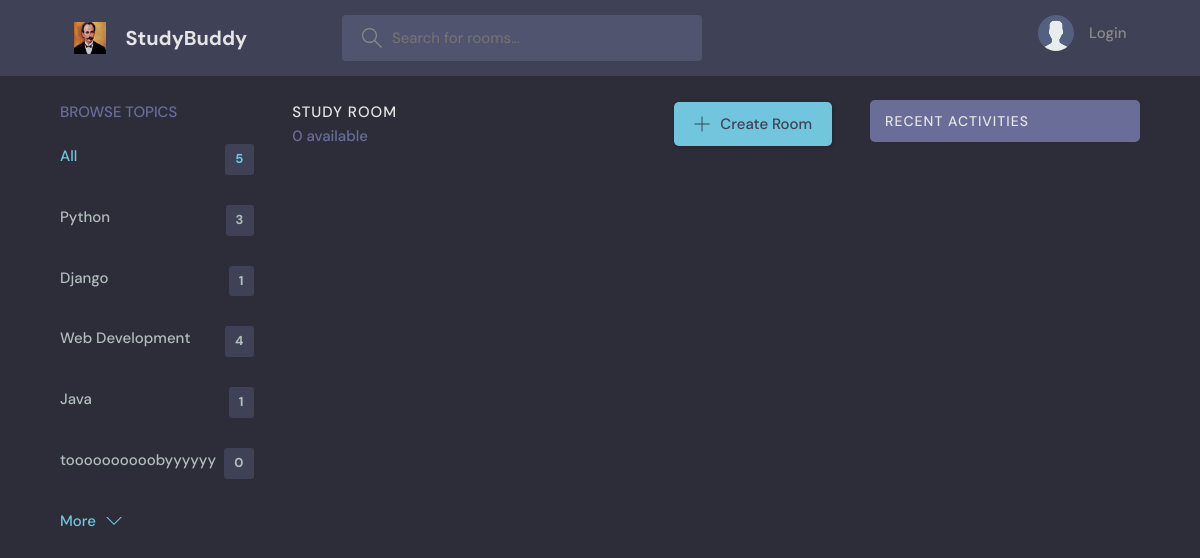
The app's page /?q=JavaScript, older data.
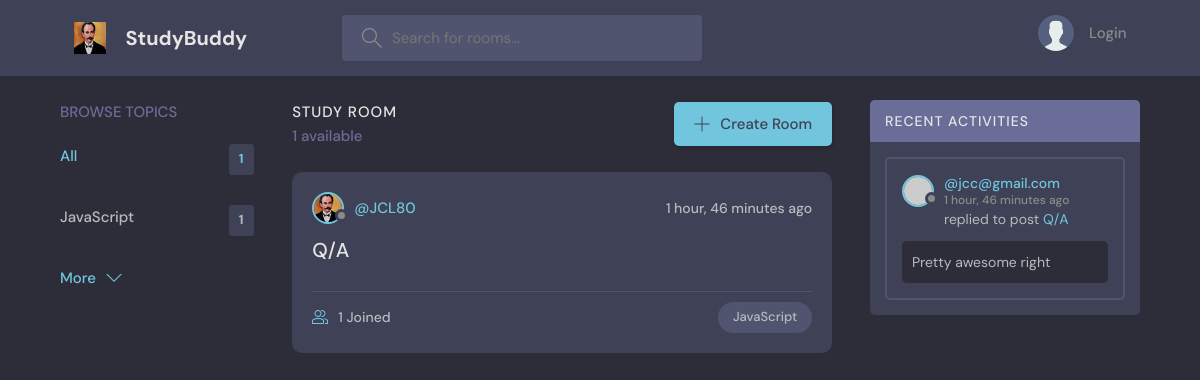
The same page, newer data.
### base/models.py (models this page shows, shortened)
class Topic(models.Model):
    name = models.CharField(max_length=200)

class Room(models.Model):
    host =  models.ForeignKey(User , on_delete=models.SET_NULL , null = True)
    topic = models.ForeignKey(Topic , on_delete=models.SET_NULL , null = True)
    name = models.CharField(max_length=200)
    description = models.TextField(null=True , blank=True)
    participants = models.ManyToManyField(User , related_name = 'participants' , blank = True)
    updated = models.DateTimeField(auto_now = True)
    created = models.DateTimeField(auto_now_add = True)
    class Meta:
        ordering = ['-updated' , 'created']
    def __str__(self):
        return self.name

class User(AbstractUser):
    name = models.CharField(max_length=200 , null = True)
    email = models.EmailField(unique = True , null = True)
    bio = models.TextField(null=True)
    avatar = models.ImageField(null = True , default = "avatar.svg")
    USERNAME_FIELD = 'email'
    REQUIRED_FIELDS = []

class Message(models.Model):
    user = models.ForeignKey(User , on_delete=models.CASCADE)
    room = models.ForeignKey(Room , on_delete=models.CASCADE)
    body = models.TextField()
    updated = models.DateTimeField(auto_now = True)
    created = models.DateTimeField(auto_now_add = True)
    class Meta:
        ordering = ['-updated' , 'created']

### base/views.py (the view)
# urls.py: path('' , views.home , name = "home"),
def home(request):
    q = request.GET.get('q') if request.GET.get('q') != None else ''
    rooms = Room.objects.filter(
        Q(topic__name__icontains = q) |
        Q(name__icontains = q) |
        Q(description__icontains = q)
    )
    topics = Topic.objects.all()[0:5]
    room_count = rooms.count()
    room_messages = Message.objects.filter(Q(room__topic__name__icontains = q))
    context = {'rooms' : rooms  , 'topics' : topics ,
    'room_count' : room_count , "room_messages" : room_messages}
    return render(request , 'base/home.html' , context)

### base/templates/base/home.html (shortened to what this page needs)
{% extends 'main.html' %}
{% block content %}
    <main class="layout layout--3">
      <div class="container">
        {% include 'base/topics_component.html' %}
        <div class="roomList">
          <div class="roomList__header">
            <div>
              <h2>Study Room</h2>
              <p>{{room_count}} available</p>
            </div>
            <a class="btn btn--main" href="{% url 'create-room' %}">
              <svg version="1.1" xmlns="http://www.w3.org/2000/svg" width="32" height="32" viewBox="0 0 32 32">
                <title>add</title>
                <path
                  d="M16.943 0.943h-1.885v14.115h-14.115v1.885h14.115v14.115h1.885v-14.115h14.115v-1.885h-14.115v-14.115z"
                ></path>
              </svg>
              Create Room
            </a>
          </div>
          {% include 'base/feed_component.html' %}
        </div>
        {% include 'base/activity_component.html' %}
      </div>
    </main>
    {% endblock %}

### base/templates/base/topics_component.html
<div class="topics">
    <div class="topics__header">
      <h2>Browse Topics</h2>
    </div>
    <ul class="topics__list">
      <li>
        <a href="{% url 'home' %}" class="active">All <span>{{topics.count}}</span></a>
      </li>
        {% for topic in topics %}
      <li>
        <a href="{% url 'home' %}?q={{topic.name}}">{{topic.name}} <span>
            {{topic.room_set.all.count}}
        </span></a>
      </li>
        {% endfor %}
    </ul>
    <a class="btn btn--link" href="{% url 'topics' %}">
      More
      <svg version="1.1" xmlns="http://www.w3.org/2000/svg" width="32" height="32" viewBox="0 0 32 32">
        <title>chevron-down</title>
        <path d="M16 21l-13-13h-3l16 16 16-16h-3l-13 13z"></path>
      </svg>
    </a>
  </div>

### base/templates/base/feed_component.html (shortened to what this page needs)
{% for room in rooms %}
<div class="roomListRoom">
    <div class="roomListRoom__header">
      <a href="{% url 'user-profile' room.host.id %}" class="roomListRoom__author">
        <div class="avatar avatar--small">
          <img src="{{room.host.avatar.url}}" />
        </div>
        <span>@{{room.host.username}}</span>
      </a>
      <div class="roomListRoom__actions">
        <span>{{room.created|timesince}} ago</span>
      </div>
    </div>
    <div class="roomListRoom__content">
      <a href="{% url 'room' room.id %}">{{room.name}}</a>
    </div>
    <div class="roomListRoom__meta">
      <a href="{% url 'room' room.id %}" class="roomListRoom__joined">
       {{room.participants.all.count}} Joined
      </a>
      <p class="roomListRoom__topic">{{room.topic.name}}</p>
    </div>
  </div>
{% endfor %}

### base/templates/base/activity_component.html (shortened to what this page needs)
<div class="activities">
    <div class="activities__header">
      <h2>Recent Activities</h2>
    </div>
    {% for message in room_messages %}
    <div class="activities__box">
      <div class="activities__boxHeader roomListRoom__header">
        <a href="{% url 'user-profile' message.user.id %}" class="roomListRoom__author">
          <div class="avatar avatar--small">
            <img src="https://randomuser.me/api/portraits/women/11.jpg" />
          </div>
          <p>
            @{{message.user}}
            <span>{{message.created|timesince}} ago</span>
          </p>
        </a>
      </div>
      <div class="activities__boxContent">
        <p>replied to post <a href="{% url 'room' message.room.id %}"> {{message.room}} </a></p>
        <div class="activities__boxRoomContent">
            {{message.body}}
        </div>
      </div>
    </div>
    {% endfor %}
  </div>

Row changes from the older to the newer data that the page shows:
removed Topic: name "Django", room_set.all.count "1"
removed Topic: name "Web Development", room_set.all.count "4"
removed Topic: name "Java", room_set.all.count "1"
removed Topic: name "toooooooooobyyyyyy", room_set.all.count "0"
changed Topic: name "Python" → "JavaScript"; room_set.all.count "3" → "1"
now on this page (row edited): Room: host.avatar (picture), host.username "JCL80", created "1 hour, 46 minutes", name "Q/A", participants.all.count "1", topic.name "JavaScript"
now on this page (row edited): Message: user "jcc@gmail.com", created "1 hour, 46 minutes", room "Q/A", body "Pretty awesome right"
Text that changed along with them:
{{ topics.count }}: "5" → "1"
{{ room_count }}: "0" → "1"
